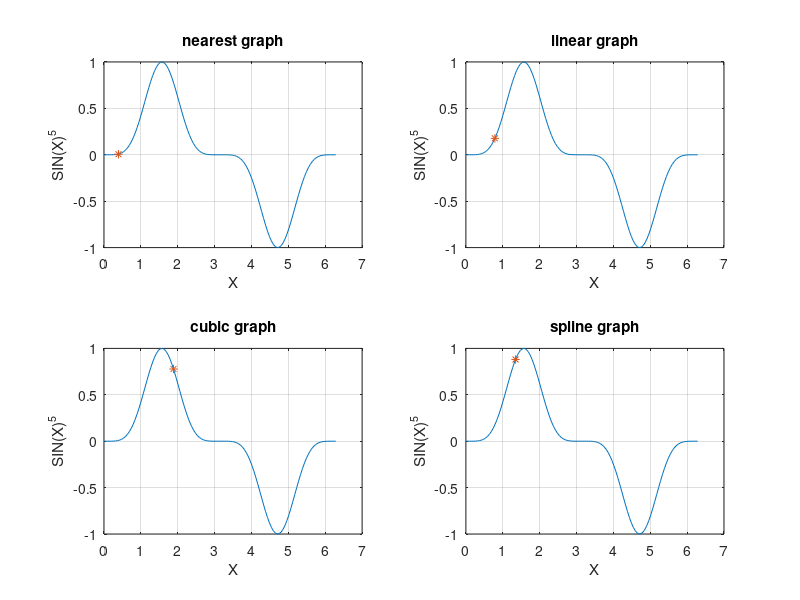

Write the MATLAB code that produced this figure.
x=linspace(0,2*pi,120)
f=sin(x).^5
a=interp1(x,f,pi/8,'nearest')
A=sin(pi/8)^5;
fprintf('To apotelesma gia x=pi/8 einai:%4.13f \n',A)
b=interp1(x,f,pi/4,'linear')
B=sin(pi/4)^5;
fprintf('To apotelesma gia x=pi/4 einai:%4.13f \n',B)
c=interp1(x,f,3*pi/5,'cubic')
C=sin(3*pi/5)^5;
fprintf('To apotelesma gia x=3pi/5 einai:%4.13f \n',C)
d=interp1(x,f,3*pi/7,'spline')
D=sin(3*pi/7)^5;
fprintf('To apotelesma gia x=3pi/7 einai:%4.13f \n',D)
subplot(2,2,1)
plot(x,f)
hold on
title('nearest graph');
xlabel('X');
ylabel('SIN(X)^5')
grid
plot(pi/8,a,'*')
subplot(2,2,2)
plot(x,f)
hold on
title('linear graph');
xlabel('X');
ylabel('SIN(X)^5')
grid
plot(pi/4,b,'*')
subplot(2,2,3)
plot(x,f)
hold on
title('cubic graph')
xlabel('X');
ylabel('SIN(X)^5')
grid
plot(3*pi/5,c,'*')
subplot(2,2,4)
plot(x,f)
hold on
title('spline graph');
xlabel('X');
ylabel('SIN(X)^5')
grid
plot(3*pi/7,d,'*')